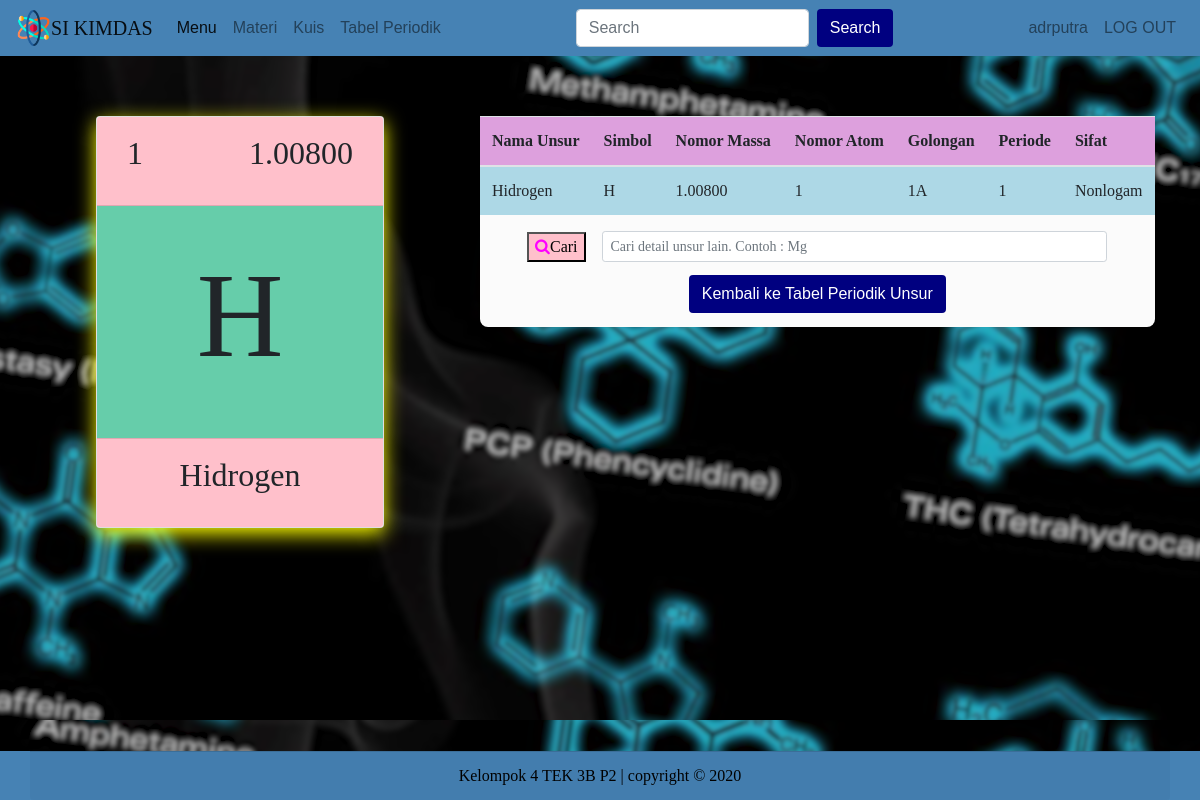
Page /Detail_Unsur.php?keywords=H (signed in) on the committed database.
### tables this page shows
CREATE TABLE `tabelperiodik` (
  `id` int(4) NOT NULL,
  `nama_unsur` text NOT NULL,
  `simbol` text NOT NULL,
  `nomor_massa` decimal(10,5) NOT NULL,
  `nomor_atom` int(10) NOT NULL,
  `periode` int(4) NOT NULL,
  `golongan` varchar(4) NOT NULL,
  `sifat` text NOT NULL
);

### Detail_Unsur.php (the view, shortened to what this page needs)
<?php
   include 'auth.php';
?>
<!doctype html>
<html lang="en">
<head>
    <link rel="stylesheet" href="https://cdn.jsdelivr.net/npm/bootstrap@4.5.3/dist/css/bootstrap.min.css">
    <link rel="stylesheet" href="https://stackpath.bootstrapcdn.com/font-awesome/4.7.0/css/font-awesome.min.css">
    <link rel="stylesheet" href="https://maxcdn.bootstrapcdn.com/font-awesome/4.5.0/css/font-awesome.min.css" />
</head>
<body background = "assets/img/bg1.png">
  <nav class="navbar navbar-expand-lg navbar-light" style="background-color : #4682B4">
  	<img style="width: 3%; color:white;" src="assets/img/atom.png">
  <a class="navbar-brand" href="Menu.php" style="font-family:impact;">SI KIMDAS</a>
  <div class="collapse navbar-collapse" id="navbarTogglerDemo02" style="font-family:arial;">
    <ul class="navbar-nav mr-auto mt-2 mt-lg-0">
      <li class="nav-item active">
        <a class="nav-link" href="Menu.php">Menu<span class="sr-only">(current)</span></a>
      </li>
      <li class="nav-item">
        <a class="nav-link" href="Daftar_Materi.php">Materi</a>
      </li>
      <li class="nav-item">
        <a class="nav-link" href="Daftar_Kuis.php">Kuis</a>
      </li>
      <li class="nav-item">
        <a class="nav-link" href="Tabel_Periodik.php">Tabel Periodik</a>
      </li>
    </ul>
    <form class="form-inline my-2 my-lg-0" method="get" action="Search.php">
      <input class="form-control mr-sm-2" type="text" name="search" placeholder="Search">
      <button class="btn my-2 my-sm-0" type="submit" style="background-color : navy; color : white;">Search</button>
    </form>
      <div class="navbar-nav ml-auto">
        <a class="nav-link" href="Kelola.Profil.php" tabindex="-1" aria-disabled="true"><?php echo $_SESSION['user']?></a>
      </div>
      <div class="navbar-nav">
        <a class="nav-link" href="logout.php" tabindex="-1" aria-disabled="true">LOG OUT</a>
      </div>
  </div>
</nav>
<?php
  if (isset($_GET['keywords'])) {
    $keywordsUp = ucfirst($_GET["keywords"]);
    $query = "SELECT * FROM tabelperiodik WHERE simbol='$keywordsUp'";
    $result = mysqli_query($kon, $query);
    $data = mysqli_fetch_assoc($result);
  }
?>
<div style="float:left; min-width:40%; margin-top: 5%;">
<center>
<div class="card mb-3 shad" style="max-width: 18rem;">
  <div class="card-header" style="background-color:pink;">
  <p style= "float:left; padding-left:10px; font-size:32px; font-family:times new roman; "><?php echo $data['nomor_atom'];?></p>
  <p style= "float:right; padding-right:10px; font-size:32px; font-family:times new roman;"><?php echo $data['nomor_massa'];?></p>
  </div>
  <div class="card-body" style="background-color:mediumaquamarine;">
    <p class="card-title" style="text-align:center; font-family:times new roman; font-size:120px;"><?php echo $data['simbol'];?></p>
  </div>
  <div class="card-footer" style="background-color:pink;">
      <p style="text-align:center; font-size:32px;; font-family:times new roman"><?php echo $data['nama_unsur'];?></p>
  </div>
  </div>
  </center>
</div>
    <div class="content" style="float:left; min-width:20%; margin-top: 5%; margin-bottom: 10%; font-family:times new roman; font-size:16px ">
    <table class="table">
  <thead style="background-color:plum;">
    <tr>
      <th scope="col">Nama Unsur</th>
      <th scope="col">Simbol</th>
      <th scope="col">Nomor Massa</th>
      <th scope="col">Nomor Atom </th>
      <th scope="col">Golongan </th>
      <th scope="col">Periode </th>
      <th scope="col">Sifat</th>
    </tr>
  </thead>
  <tbody style="background-color:lightblue;">
    <tr>
      <td><?php echo $data['nama_unsur'];?></td>
      <td><?php echo $data['simbol'];?></td>
      <td><?php echo $data['nomor_massa'];?></td>
      <td><?php echo $data['nomor_atom'];?></td>
      <td><?php echo $data['golongan'];?></td>
      <td><?php echo $data['periode'];?></td>
      <td><?php echo $data['sifat'];?></td>
    </tr>
  </table>
<form class="form-inline d-flex justify-content-center md-form form-sm" style="padding-bottom: 2%;" action="Detail_Unsur.php">
  <button style="background-color: pink;"><i class="fa fa-search" aria-hidden="true" style="color: magenta;"></i>Cari</button>
  <input class="form-control form-control-sm ml-3 w-75" name="keywords" type="text" placeholder="Cari detail unsur lain. Contoh : Mg"
    aria-label="Search">
</form>
<div style="padding-bottom:2%;">
  <center><form action="Tabel_Periodik.php"><button class="btn my-2 my-sm-0" type="submit" style="background-color : navy; color : white;font-family:arial;">Kembali ke Tabel Periodik Unsur</button></form></center>
  </div>
  </div>
<div class="footer text-center text-black" style="font-family:impact;">
        <div class=" card-footer container">
        Kelompok 4 TEK 3B P2 | copyright &copy; 2020
        </div>
    </div>
  </body>
</html>

### Detail_Unsur.php (style rules this page uses)
div.footer { position:fixed; left: 0; bottom: 0; width: 100%; background-color: #4682B4; color: black; text-align: center; }
.shad { box-shadow: 0 6px 20px 0 yellow; }
.content { background-color: #fbfbfb; border-radius: 8px; }

### rows in the picture
tabelperiodik: nomor_atom "1", nomor_massa "1.00800", simbol "H", nama_unsur "Hidrogen", golongan "1A", periode "1", sifat "Nonlogam"

### other values in the picture
$_SESSION['user'] "adrputra"
